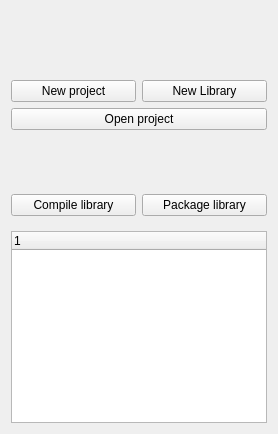
       <widget class="QWidget" name="Project">
        <attribute name="title">
         <string>Project</string>
        </attribute>
        <layout class="QGridLayout" name="gridLayout_16">
         <item row="3" column="0" colspan="2">
          <widget class="QWidget" name="widget_library" native="true">
           <layout class="QGridLayout" name="gridLayout_28">
            <property name="leftMargin">
             <number>0</number>
            </property>
            <property name="rightMargin">
             <number>0</number>
            </property>
            <item row="0" column="0">
             <widget class="QPushButton" name="pushButton_compilelibrary">
              <property name="text">
               <string>Compile library</string>
              </property>
             </widget>
            </item>
            <item row="0" column="1">
             <widget class="QPushButton" name="pushButton_packagelibrary">
              <property name="text">
               <string>Package library</string>
              </property>
             </widget>
            </item>
           </layout>
          </widget>
         </item>
         <item row="1" column="0" colspan="2">
          <widget class="QWidget" name="widget_noproject" native="true">
           <layout class="QGridLayout" name="gridLayout_20">
            <property name="leftMargin">
             <number>0</number>
            </property>
            <property name="rightMargin">
             <number>0</number>
            </property>
            <item row="4" column="0" colspan="4">
             <widget class="QPushButton" name="pushButton_openproject">
              <property name="text">
               <string>Open project</string>
              </property>
             </widget>
            </item>
            <item row="6" column="0" colspan="4">
             <spacer name="verticalSpacer_5">
              <property name="orientation">
               <enum>Qt::Vertical</enum>
              </property>
              <property name="sizeHint" stdset="0">
               <size>
                <width>20</width>
                <height>40</height>
               </size>
              </property>
             </spacer>
            </item>
            <item row="0" column="0" colspan="4">
             <spacer name="verticalSpacer_4">
              <property name="orientation">
               <enum>Qt::Vertical</enum>
              </property>
              <property name="sizeHint" stdset="0">
               <size>
                <width>20</width>
                <height>60</height>
               </size>
              </property>
             </spacer>
            </item>
            <item row="1" column="2" colspan="2">
             <widget class="QPushButton" name="pushButton_newlibrary">
              <property name="text">
               <string>New Library</string>
              </property>
             </widget>
            </item>
            <item row="1" column="0" colspan="2">
             <widget class="QPushButton" name="pushButton_newproject">
              <property name="text">
               <string>New project</string>
              </property>
             </widget>
            </item>
           </layout>
          </widget>
         </item>
         <item row="5" column="0" colspan="2">
          <widget class="QTreeWidget" name="treeWidget_projects">
           <property name="midLineWidth">
            <number>1</number>
           </property>
           <property name="rootIsDecorated">
            <bool>true</bool>
           </property>
           <property name="sortingEnabled">
            <bool>false</bool>
           </property>
           <property name="animated">
            <bool>true</bool>
           </property>
           <property name="columnCount">
            <number>1</number>
           </property>
           <attribute name="headerDefaultSectionSize">
            <number>100</number>
           </attribute>
           <attribute name="headerShowSortIndicator" stdset="0">
            <bool>false</bool>
           </attribute>
           <attribute name="headerStretchLastSection">
            <bool>true</bool>
           </attribute>
           <column>
            <property name="text">
             <string/>
            </property>
           </column>
          </widget>
         </item>
        </layout>
       </widget>
